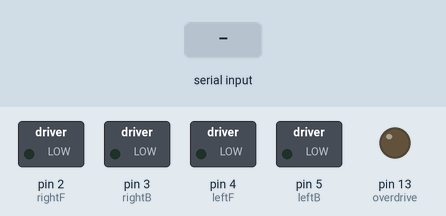
This sketch was run on a simulated Arduino Uno, built with avr-gcc and run on an emulated ATmega328P. Shown: switched loads named in the sketch (green lamp = pin HIGH), output pins drawn as LEDs (lit = HIGH). Inputs (shaded band) come from the test bench.

Above: at 1.2 s.
1.3 s: "F" received over Serial
At 1.8 s:
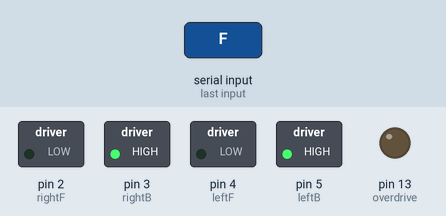
2.8 s: "W" received over Serial
At 4.5 s:
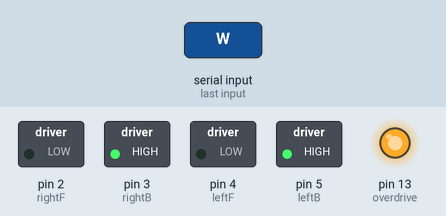
4.8 s: "S" received over Serial
At 5.7 s:
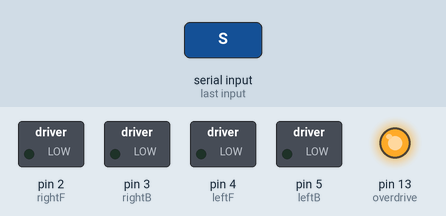
6.3 s: "w" received over Serial
At 7.2 s:
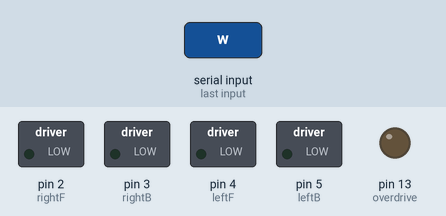
Timing chart, 0 to 9.3 s (numbered marks = the images above; inputs shaded):
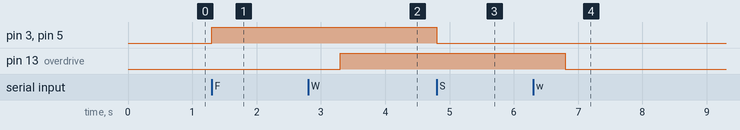

The sketch:

Bluetooth_Tankbot_Test.ino
```cpp
// Bluetooth Code
char dataIn='S';
char determinant;
char det;
int overdrive = 13; //Press Toggle Switch #1, the pin13 LED will light up

// Motor Ports
int rightF = 2;
int rightB = 3;
int leftF = 4;
int leftB = 5;

void setup()
{
  Serial.begin(9600);
  pinMode(overdrive, OUTPUT);

  pinMode(rightF, OUTPUT); // Right (Green)
  pinMode(rightB, OUTPUT); // Right (Blue)
  pinMode(leftF, OUTPUT); // Left (Green)
  pinMode(leftB, OUTPUT); // Right (Blue)

  digitalWrite(rightF, LOW);
  digitalWrite(rightB, LOW);
  digitalWrite(leftF, LOW);
  digitalWrite(leftB, LOW);
}

void forward()
{
  digitalWrite(rightF, LOW);
  digitalWrite(rightB, HIGH);
  digitalWrite(leftF, LOW);
  digitalWrite(leftB, HIGH);
}

void left()
{
  digitalWrite(rightF, HIGH);
  digitalWrite(rightB, LOW);
  digitalWrite(leftF, LOW);
  digitalWrite(leftB, HIGH);
}

void right()
{
  digitalWrite(rightF, LOW);
  digitalWrite(rightB, HIGH);
  digitalWrite(leftF, HIGH);
  digitalWrite(leftB, LOW);
}

void backwards()
{
  digitalWrite(rightF, LOW);
  digitalWrite(rightB, HIGH);
  digitalWrite(leftF, LOW);
  digitalWrite(leftB, HIGH);
}

void brake()
{
  digitalWrite(rightF, LOW);
  digitalWrite(rightB, LOW);
  digitalWrite(leftF, LOW);
  digitalWrite(leftB, LOW);
}

void loop()
{
      det = check();

      while(det == 'F')   // F, move forward
       {
         forward();
         delay(2000);
         det = check();
       }

//      while(det == 'B')   // B, move back
//       {
//
//         det = check();
//       }
//
//      while(det == 'L')   // L, move wheels left
//       {
//
//         det = check();
//       }
//
//      while(det == 'R')   // R, move wheels right
//       {
//          md.setSpeeds(vel,vel/4);
//          det = check();
//       }
//
//      while(det == 'I')   // I, turn right forward
//       {
//         md.setSpeeds(vel,vel/2);
//         det = check();
//       }
//
//      while(det == 'J')   // J, turn right back
//       {
//         md.setSpeeds(-vel,-vel/2);
//         det = check();
//       }
//
//      while(det == 'G')   // G, turn left forward
//       {
//         md.setSpeeds(vel/2,vel);
//         det = check();
//       }
//
//      while(det == 'H')   // H, turn left back
//       {
//         md.setSpeeds(-vel/2,-vel);
//         det = check();
//       }

      while(det == 'S')   // S, stop
       {
         brake();
         delay(2000);
         det = check();
       }

      //---------------------Toggle switch code------------------//
     /* while (det == 'U')
      {digitalWrite(power, HIGH);det = check();}
      while (det == 'u')
      {digitalWrite(power, LOW);det = check();}*/
      //---------------------Mains Power------------------//
      while (det == 'W')
      {digitalWrite(overdrive, HIGH);det = check();}
      while (det == 'w')
      {digitalWrite(overdrive, LOW);det = check();}
}

int check()
{
  if (Serial.available() > 0)
  {
     dataIn = Serial.read();
        if (dataIn == 'F')
        {
          determinant = 'F';
        }
        else if (dataIn == 'B')
        {
          determinant = 'B';
        }
        else if (dataIn == 'L')
        {
          determinant = 'L';
         }
        else if (dataIn == 'R')
        {
          determinant = 'R';
         }
        else if (dataIn == 'I')
        {
          determinant = 'I';
        }
        else if (dataIn == 'J')
        {
          determinant = 'J';
        }
        else if (dataIn == 'G')
        {
          determinant = 'G';
        }
        else if (dataIn == 'H')
        {
          determinant = 'H';
        }
        else if (dataIn == 'S')
        {
          determinant = 'S';
        }
        else if (dataIn == 'U')
        {
          determinant = 'U';
        }
        else if (dataIn == 'u')
        {
          determinant = 'u';
        }
        else if (dataIn == 'W')
        {
          determinant = 'W';
        }
        else if (dataIn == 'w')
        {
          determinant = 'w';
        }
      }
    return determinant;
}
```

Measured:
- after the input at 1.3 s, pin 3 (rightB), pin 5 (leftB): LOW → HIGH at once
- after the input at 2.8 s, pin 13 (overdrive): LOW → HIGH after 0.50 s
- after the input at 4.8 s, pin 3 (rightB), pin 5 (leftB): HIGH → LOW at once
- after the input at 6.3 s, pin 13 (overdrive): HIGH → LOW after 0.50 s
